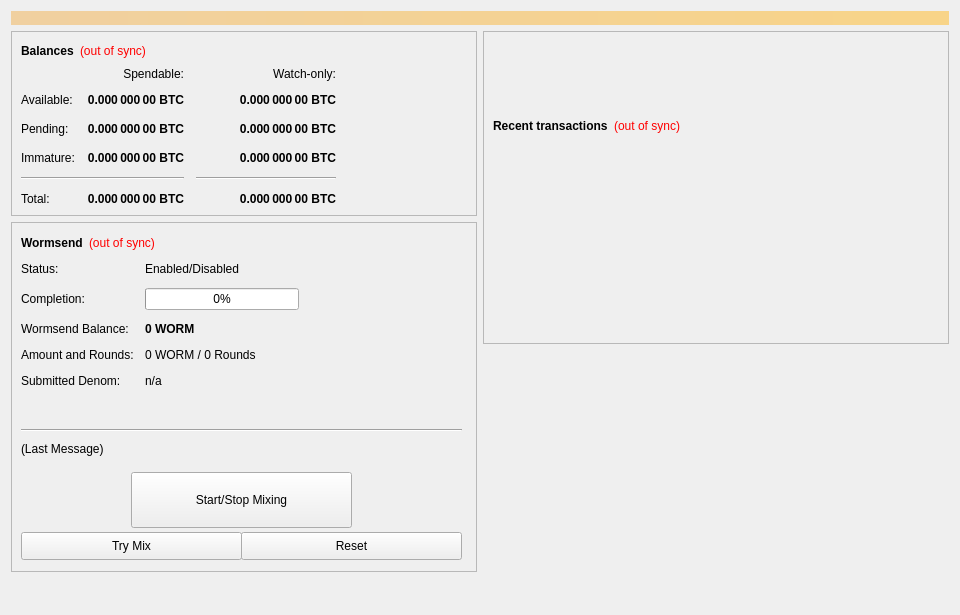
<?xml version="1.0" encoding="UTF-8"?>
<ui version="4.0">
 <class>SmartTokenConfig</class>
 <widget class="QWidget" name="SmartTokenConfig">
  <property name="geometry">
   <rect>
    <x>0</x>
    <y>0</y>
    <width>960</width>
    <height>615</height>
   </rect>
  </property>
  <property name="minimumSize">
   <size>
    <width>960</width>
    <height>0</height>
   </size>
  </property>
  <property name="windowTitle">
   <string>Form</string>
  </property>
  <layout class="QVBoxLayout" name="topLayout">
   <item>
    <widget class="QLabel" name="labelAlerts">
     <property name="visible">
      <bool>false</bool>
     </property>
     <property name="styleSheet">
      <string notr="true">background-color: qlineargradient(x1: 0, y1: 0, x2: 1, y2: 0, stop:0 #F0D0A0, stop:1 #F8D488); color:#000000;</string>
     </property>
     <property name="wordWrap">
      <bool>true</bool>
     </property>
     <property name="margin">
      <number>3</number>
     </property>
    </widget>
   </item>
   <item>
    <layout class="QHBoxLayout" name="horizontalLayout" stretch="1,1">
     <item>
      <layout class="QVBoxLayout" name="verticalLayout_2">
       <item>
        <widget class="QFrame" name="frame">
         <property name="frameShape">
          <enum>QFrame::StyledPanel</enum>
         </property>
         <property name="frameShadow">
          <enum>QFrame::Raised</enum>
         </property>
         <layout class="QVBoxLayout" name="verticalLayout_4">
          <item>
           <layout class="QHBoxLayout" name="horizontalLayout_4">
            <item>
             <widget class="QLabel" name="label_5">
              <property name="font">
               <font>
                <weight>75</weight>
                <bold>true</bold>
               </font>
              </property>
              <property name="text">
               <string>Balances</string>
              </property>
             </widget>
            </item>
            <item>
             <widget class="QLabel" name="labelWalletStatus">
              <property name="cursor">
               <cursorShape>WhatsThisCursor</cursorShape>
              </property>
              <property name="toolTip">
               <string>The displayed information may be out of date. Your wallet automatically synchronizes with the WORM network after a connection is established, but this process has not completed yet.</string>
              </property>
              <property name="styleSheet">
               <string notr="true">QLabel { color: red; }</string>
              </property>
              <property name="text">
               <string notr="true">(out of sync)</string>
              </property>
              <property name="alignment">
               <set>Qt::AlignLeading|Qt::AlignLeft|Qt::AlignVCenter</set>
              </property>
             </widget>
            </item>
            <item>
             <spacer name="horizontalSpacer_3">
              <property name="orientation">
               <enum>Qt::Horizontal</enum>
              </property>
              <property name="sizeHint" stdset="0">
               <size>
                <width>40</width>
                <height>20</height>
               </size>
              </property>
             </spacer>
            </item>
           </layout>
          </item>
          <item>
           <layout class="QGridLayout" name="gridLayout">
            <property name="spacing">
             <number>12</number>
            </property>
            <item row="2" column="2">
             <widget class="QLabel" name="labelWatchPending">
              <property name="font">
               <font>
                <weight>75</weight>
                <bold>true</bold>
               </font>
              </property>
              <property name="cursor">
               <cursorShape>IBeamCursor</cursorShape>
              </property>
              <property name="toolTip">
               <string>Unconfirmed transactions to watch-only addresses</string>
              </property>
              <property name="text">
               <string notr="true">0.000 000 00 BTC</string>
              </property>
              <property name="alignment">
               <set>Qt::AlignRight|Qt::AlignTrailing|Qt::AlignVCenter</set>
              </property>
              <property name="textInteractionFlags">
               <set>Qt::LinksAccessibleByMouse|Qt::TextSelectableByKeyboard|Qt::TextSelectableByMouse</set>
              </property>
             </widget>
            </item>
            <item row="2" column="1">
             <widget class="QLabel" name="labelUnconfirmed">
              <property name="font">
               <font>
                <weight>75</weight>
                <bold>true</bold>
               </font>
              </property>
              <property name="cursor">
               <cursorShape>IBeamCursor</cursorShape>
              </property>
              <property name="toolTip">
               <string>Total of transactions that have yet to be confirmed, and do not yet count toward the spendable balance</string>
              </property>
              <property name="text">
               <string notr="true">0.000 000 00 BTC</string>
              </property>
              <property name="alignment">
               <set>Qt::AlignRight|Qt::AlignTrailing|Qt::AlignVCenter</set>
              </property>
              <property name="textInteractionFlags">
               <set>Qt::LinksAccessibleByMouse|Qt::TextSelectableByKeyboard|Qt::TextSelectableByMouse</set>
              </property>
             </widget>
            </item>
            <item row="3" column="2">
             <widget class="QLabel" name="labelWatchImmature">
              <property name="font">
               <font>
                <weight>75</weight>
                <bold>true</bold>
               </font>
              </property>
              <property name="cursor">
               <cursorShape>IBeamCursor</cursorShape>
              </property>
              <property name="toolTip">
               <string>Staked or masternode rewards in watch-only addresses that has not yet matured</string>
              </property>
              <property name="text">
               <string notr="true">0.000 000 00 BTC</string>
              </property>
              <property name="alignment">
               <set>Qt::AlignRight|Qt::AlignTrailing|Qt::AlignVCenter</set>
              </property>
              <property name="textInteractionFlags">
               <set>Qt::LinksAccessibleByMouse|Qt::TextSelectableByKeyboard|Qt::TextSelectableByMouse</set>
              </property>
             </widget>
            </item>
            <item row="4" column="0" colspan="2">
             <widget class="Line" name="lineSpendableBalance">
              <property name="orientation">
               <enum>Qt::Horizontal</enum>
              </property>
             </widget>
            </item>
            <item row="4" column="2">
             <widget class="Line" name="lineWatchBalance">
              <property name="sizePolicy">
               <sizepolicy hsizetype="Preferred" vsizetype="Fixed">
                <horstretch>0</horstretch>
                <verstretch>0</verstretch>
               </sizepolicy>
              </property>
              <property name="minimumSize">
               <size>
                <width>140</width>
                <height>0</height>
               </size>
              </property>
              <property name="orientation">
               <enum>Qt::Horizontal</enum>
              </property>
             </widget>
            </item>
            <item row="5" column="0">
             <widget class="QLabel" name="labelTotalText">
              <property name="text">
               <string>Total:</string>
              </property>
             </widget>
            </item>
            <item row="3" column="1">
             <widget class="QLabel" name="labelImmature">
              <property name="font">
               <font>
                <weight>75</weight>
                <bold>true</bold>
               </font>
              </property>
              <property name="cursor">
               <cursorShape>IBeamCursor</cursorShape>
              </property>
              <property name="toolTip">
               <string>Staked or masternode rewards that has not yet matured</string>
              </property>
              <property name="text">
               <string notr="true">0.000 000 00 BTC</string>
              </property>
              <property name="alignment">
               <set>Qt::AlignRight|Qt::AlignTrailing|Qt::AlignVCenter</set>
              </property>
              <property name="textInteractionFlags">
               <set>Qt::LinksAccessibleByMouse|Qt::TextSelectableByKeyboard|Qt::TextSelectableByMouse</set>
              </property>
             </widget>
            </item>
            <item row="2" column="3">
             <spacer name="horizontalSpacer_2">
              <property name="orientation">
               <enum>Qt::Horizontal</enum>
              </property>
              <property name="sizeHint" stdset="0">
               <size>
                <width>40</width>
                <height>20</height>
               </size>
              </property>
             </spacer>
            </item>
            <item row="3" column="0">
             <widget class="QLabel" name="labelImmatureText">
              <property name="text">
               <string>Immature:</string>
              </property>
             </widget>
            </item>
            <item row="5" column="1">
             <widget class="QLabel" name="labelTotal">
              <property name="font">
               <font>
                <weight>75</weight>
                <bold>true</bold>
               </font>
              </property>
              <property name="cursor">
               <cursorShape>IBeamCursor</cursorShape>
              </property>
              <property name="toolTip">
               <string>Your current total balance</string>
              </property>
              <property name="text">
               <string notr="true">0.000 000 00 BTC</string>
              </property>
              <property name="alignment">
               <set>Qt::AlignRight|Qt::AlignTrailing|Qt::AlignVCenter</set>
              </property>
              <property name="textInteractionFlags">
               <set>Qt::LinksAccessibleByMouse|Qt::TextSelectableByKeyboard|Qt::TextSelectableByMouse</set>
              </property>
             </widget>
            </item>
            <item row="5" column="2">
             <widget class="QLabel" name="labelWatchTotal">
              <property name="font">
               <font>
                <weight>75</weight>
                <bold>true</bold>
               </font>
              </property>
              <property name="cursor">
               <cursorShape>IBeamCursor</cursorShape>
              </property>
              <property name="toolTip">
               <string>Current total balance in watch-only addresses</string>
              </property>
              <property name="text">
               <string notr="true">0.000 000 00 BTC</string>
              </property>
              <property name="alignment">
               <set>Qt::AlignRight|Qt::AlignTrailing|Qt::AlignVCenter</set>
              </property>
              <property name="textInteractionFlags">
               <set>Qt::LinksAccessibleByMouse|Qt::TextSelectableByKeyboard|Qt::TextSelectableByMouse</set>
              </property>
             </widget>
            </item>
            <item row="0" column="2">
             <widget class="QLabel" name="labelWatchonly">
              <property name="text">
               <string>Watch-only:</string>
              </property>
              <property name="alignment">
               <set>Qt::AlignRight|Qt::AlignTrailing|Qt::AlignVCenter</set>
              </property>
             </widget>
            </item>
            <item row="1" column="0">
             <widget class="QLabel" name="labelBalanceText">
              <property name="text">
               <string>Available:</string>
              </property>
             </widget>
            </item>
            <item row="1" column="1">
             <widget class="QLabel" name="labelBalance">
              <property name="font">
               <font>
                <weight>75</weight>
                <bold>true</bold>
               </font>
              </property>
              <property name="cursor">
               <cursorShape>IBeamCursor</cursorShape>
              </property>
              <property name="toolTip">
               <string>Your current spendable balance</string>
              </property>
              <property name="text">
               <string notr="true">0.000 000 00 BTC</string>
              </property>
              <property name="alignment">
               <set>Qt::AlignRight|Qt::AlignTrailing|Qt::AlignVCenter</set>
              </property>
              <property name="textInteractionFlags">
               <set>Qt::LinksAccessibleByMouse|Qt::TextSelectableByKeyboard|Qt::TextSelectableByMouse</set>
              </property>
             </widget>
            </item>
            <item row="1" column="2">
             <widget class="QLabel" name="labelWatchAvailable">
              <property name="font">
               <font>
                <weight>75</weight>
                <bold>true</bold>
               </font>
              </property>
              <property name="cursor">
               <cursorShape>IBeamCursor</cursorShape>
              </property>
              <property name="toolTip">
               <string>Your current balance in watch-only addresses</string>
              </property>
              <property name="text">
               <string notr="true">0.000 000 00 BTC</string>
              </property>
              <property name="alignment">
               <set>Qt::AlignRight|Qt::AlignTrailing|Qt::AlignVCenter</set>
              </property>
              <property name="textInteractionFlags">
               <set>Qt::LinksAccessibleByMouse|Qt::TextSelectableByKeyboard|Qt::TextSelectableByMouse</set>
              </property>
             </widget>
            </item>
            <item row="2" column="0">
             <widget class="QLabel" name="labelPendingText">
              <property name="text">
               <string>Pending:</string>
              </property>
             </widget>
            </item>
            <item row="0" column="1">
             <widget class="QLabel" name="labelSpendable">
              <property name="text">
               <string>Spendable:</string>
              </property>
              <property name="alignment">
               <set>Qt::AlignRight|Qt::AlignTrailing|Qt::AlignVCenter</set>
              </property>
             </widget>
            </item>
           </layout>
          </item>
         </layout>
        </widget>
       </item>
       <item>
        <widget class="QFrame" name="frameObfuscation">
         <property name="minimumSize">
          <size>
           <width>0</width>
           <height>350</height>
          </size>
         </property>
         <property name="layoutDirection">
          <enum>Qt::LeftToRight</enum>
         </property>
         <property name="frameShape">
          <enum>QFrame::StyledPanel</enum>
         </property>
         <property name="frameShadow">
          <enum>QFrame::Raised</enum>
         </property>
         <widget class="QWidget" name="formLayoutWidget">
          <property name="geometry">
           <rect>
            <x>10</x>
            <y>40</y>
            <width>451</width>
            <height>161</height>
           </rect>
          </property>
          <layout class="QFormLayout" name="formLayout">
           <property name="fieldGrowthPolicy">
            <enum>QFormLayout::AllNonFixedFieldsGrow</enum>
           </property>
           <property name="horizontalSpacing">
            <number>11</number>
           </property>
           <property name="verticalSpacing">
            <number>12</number>
           </property>
           <item row="0" column="0">
            <widget class="QLabel" name="label_6">
             <property name="text">
              <string>Status:</string>
             </property>
            </widget>
           </item>
           <item row="1" column="0">
            <widget class="QLabel" name="label_7">
             <property name="text">
              <string>Completion:</string>
             </property>
            </widget>
           </item>
           <item row="1" column="1">
            <widget class="QProgressBar" name="obfuscationProgress">
             <property name="maximumSize">
              <size>
               <width>154</width>
               <height>16777215</height>
              </size>
             </property>
             <property name="value">
              <number>0</number>
             </property>
            </widget>
           </item>
           <item row="2" column="0">
            <widget class="QLabel" name="labelAnonymizedText">
             <property name="text">
              <string>Wormsend Balance:</string>
             </property>
            </widget>
           </item>
           <item row="2" column="1">
            <widget class="QLabel" name="labelAnonymized">
             <property name="font">
              <font>
               <weight>75</weight>
               <bold>true</bold>
              </font>
             </property>
             <property name="text">
              <string notr="true">0 WORM</string>
             </property>
            </widget>
           </item>
           <item row="3" column="0">
            <widget class="QLabel" name="label_8">
             <property name="text">
              <string>Amount and Rounds:</string>
             </property>
            </widget>
           </item>
           <item row="3" column="1">
            <widget class="QLabel" name="labelAmountRounds">
             <property name="text">
              <string>0 WORM / 0 Rounds</string>
             </property>
            </widget>
           </item>
           <item row="4" column="0">
            <widget class="QLabel" name="label_9">
             <property name="text">
              <string>Submitted Denom:</string>
             </property>
            </widget>
           </item>
           <item row="4" column="1">
            <widget class="QLabel" name="labelSubmittedDenom">
             <property name="toolTip">
              <string>The denominations you submitted to the Masternode.&lt;br&gt;To mix, other users must submit the exact same denominations.</string>
             </property>
             <property name="text">
              <string>n/a</string>
             </property>
            </widget>
           </item>
           <item row="0" column="1">
            <widget class="QLabel" name="WormsendEnabled">
             <property name="text">
              <string>Enabled/Disabled</string>
             </property>
            </widget>
           </item>
          </layout>
         </widget>
         <widget class="QPushButton" name="runAutoDenom">
          <property name="geometry">
           <rect>
            <x>251</x>
            <y>17</y>
            <width>1</width>
            <height>1</height>
           </rect>
          </property>
          <property name="palette">
           <palette>
            <active>
             <colorrole role="WindowText">
              <brush brushstyle="SolidPattern">
               <color alpha="255">
                <red>0</red>
                <green>0</green>
                <blue>0</blue>
               </color>
              </brush>
             </colorrole>
             <colorrole role="Button">
              <brush brushstyle="SolidPattern">
               <color alpha="255">
                <red>239</red>
                <green>238</green>
                <blue>238</blue>
               </color>
              </brush>
             </colorrole>
             <colorrole role="Light">
              <brush brushstyle="SolidPattern">
               <color alpha="255">
                <red>255</red>
                <green>255</green>
                <blue>255</blue>
               </color>
              </brush>
             </colorrole>
             <colorrole role="Midlight">
              <brush brushstyle="SolidPattern">
               <color alpha="255">
                <red>247</red>
                <green>246</green>
                <blue>246</blue>
               </color>
              </brush>
             </colorrole>
             <colorrole role="Dark">
              <brush brushstyle="SolidPattern">
               <color alpha="255">
                <red>119</red>
                <green>119</green>
                <blue>119</blue>
               </color>
              </brush>
             </colorrole>
             <colorrole role="Mid">
              <brush brushstyle="SolidPattern">
               <color alpha="255">
                <red>159</red>
                <green>159</green>
                <blue>159</blue>
               </color>
              </brush>
             </colorrole>
             <colorrole role="Text">
              <brush brushstyle="SolidPattern">
               <color alpha="255">
                <red>0</red>
                <green>0</green>
                <blue>0</blue>
               </color>
              </brush>
             </colorrole>
             <colorrole role="BrightText">
              <brush brushstyle="SolidPattern">
               <color alpha="255">
                <red>255</red>
                <green>255</green>
                <blue>255</blue>
               </color>
              </brush>
             </colorrole>
             <colorrole role="ButtonText">
              <brush brushstyle="SolidPattern">
               <color alpha="255">
                <red>0</red>
                <green>0</green>
                <blue>0</blue>
               </color>
              </brush>
             </colorrole>
             <colorrole role="Base">
              <brush brushstyle="SolidPattern">
               <color alpha="255">
                <red>255</red>
                <green>255</green>
                <blue>255</blue>
               </color>
              </brush>
             </colorrole>
             <colorrole role="Window">
              <brush brushstyle="SolidPattern">
               <color alpha="255">
                <red>239</red>
                <green>238</green>
                <blue>238</blue>
               </color>
              </brush>
             </colorrole>
             <colorrole role="Shadow">
              <brush brushstyle="SolidPattern">
               <color alpha="255">
                <red>0</red>
                <green>0</green>
                <blue>0</blue>
               </color>
              </brush>
             </colorrole>
             <colorrole role="AlternateBase">
              <brush brushstyle="SolidPattern">
               <color alpha="255">
                <red>247</red>
                <green>246</green>
                <blue>246</blue>
               </color>
              </brush>
             </colorrole>
             <colorrole role="ToolTipBase">
              <brush brushstyle="SolidPattern">
               <color alpha="255">
                <red>255</red>
                <green>255</green>
                <blue>220</blue>
               </color>
              </brush>
             </colorrole>
             <colorrole role="ToolTipText">
              <brush brushstyle="SolidPattern">
               <color alpha="255">
                <red>0</red>
                <green>0</green>
                <blue>0</blue>
               </color>
              </brush>
             </colorrole>
            </active>
            <inactive>
             <colorrole role="WindowText">
              <brush brushstyle="SolidPattern">
               <color alpha="255">
                <red>0</red>
                <green>0</green>
                <blue>0</blue>
               </color>
              </brush>
             </colorrole>
             <colorrole role="Button">
              <brush brushstyle="SolidPattern">
               <color alpha="255">
                <red>239</red>
                <green>238</green>
                <blue>238</blue>
               </color>
              </brush>
             </colorrole>
             <colorrole role="Light">
              <brush brushstyle="SolidPattern">
               <color alpha="255">
                <red>255</red>
                <green>255</green>
                <blue>255</blue>
               </color>
              </brush>
             </colorrole>
             <colorrole role="Midlight">
              <brush brushstyle="SolidPattern">
               <color alpha="255">
                <red>247</red>
                <green>246</green>
                <blue>246</blue>
               </color>
              </brush>
             </colorrole>
             <colorrole role="Dark">
              <brush brushstyle="SolidPattern">
               <color alpha="255">
                <red>119</red>
                <green>119</green>
                <blue>119</blue>
               </color>
              </brush>
             </colorrole>
             <colorrole role="Mid">
              <brush brushstyle="SolidPattern">
               <color alpha="255">
                <red>159</red>
                <green>159</green>
                <blue>159</blue>
               </color>
              </brush>
             </colorrole>
             <colorrole role="Text">
              <brush brushstyle="SolidPattern">
               <color alpha="255">
                <red>0</red>
                <green>0</green>
                <blue>0</blue>
               </color>
              </brush>
             </colorrole>
             <colorrole role="BrightText">
              <brush brushstyle="SolidPattern">
               <color alpha="255">
                <red>255</red>
                <green>255</green>
                <blue>255</blue>
               </color>
              </brush>
             </colorrole>
             <colorrole role="ButtonText">
              <brush brushstyle="SolidPattern">
               <color alpha="255">
                <red>0</red>
                <green>0</green>
                <blue>0</blue>
               </color>
              </brush>
             </colorrole>
             <colorrole role="Base">
              <brush brushstyle="SolidPattern">
               <color alpha="255">
                <red>255</red>
                <green>255</green>
                <blue>255</blue>
               </color>
              </brush>
             </colorrole>
             <colorrole role="Window">
              <brush brushstyle="SolidPattern">
               <color alpha="255">
                <red>239</red>
                <green>238</green>
                <blue>238</blue>
               </color>
              </brush>
             </colorrole>
             <colorrole role="Shadow">
              <brush brushstyle="SolidPattern">
               <color alpha="255">
                <red>0</red>
                <green>0</green>
                <blue>0</blue>
               </color>
              </brush>
             </colorrole>
             <colorrole role="AlternateBase">
              <brush brushstyle="SolidPattern">
               <color alpha="255">
                <red>247</red>
                <green>246</green>
                <blue>246</blue>
               </color>
              </brush>
             </colorrole>
             <colorrole role="ToolTipBase">
              <brush brushstyle="SolidPattern">
               <color alpha="255">
                <red>255</red>
                <green>255</green>
                <blue>220</blue>
               </color>
              </brush>
             </colorrole>
             <colorrole role="ToolTipText">
              <brush brushstyle="SolidPattern">
               <color alpha="255">
                <red>0</red>
                <green>0</green>
                <blue>0</blue>
               </color>
              </brush>
             </colorrole>
            </inactive>
            <disabled>
             <colorrole role="WindowText">
              <brush brushstyle="SolidPattern">
               <color alpha="255">
                <red>119</red>
                <green>119</green>
                <blue>119</blue>
               </color>
              </brush>
             </colorrole>
             <colorrole role="Button">
              <brush brushstyle="SolidPattern">
               <color alpha="255">
                <red>239</red>
                <green>238</green>
                <blue>238</blue>
               </color>
              </brush>
             </colorrole>
             <colorrole role="Light">
              <brush brushstyle="SolidPattern">
               <color alpha="255">
                <red>255</red>
                <green>255</green>
                <blue>255</blue>
               </color>
              </brush>
             </colorrole>
             <colorrole role="Midlight">
              <brush brushstyle="SolidPattern">
               <color alpha="255">
                <red>247</red>
                <green>246</green>
                <blue>246</blue>
               </color>
              </brush>
             </colorrole>
             <colorrole role="Dark">
              <brush brushstyle="SolidPattern">
               <color alpha="255">
                <red>119</red>
                <green>119</green>
                <blue>119</blue>
               </color>
              </brush>
             </colorrole>
             <colorrole role="Mid">
              <brush brushstyle="SolidPattern">
               <color alpha="255">
                <red>159</red>
                <green>159</green>
                <blue>159</blue>
               </color>
              </brush>
             </colorrole>
             <colorrole role="Text">
              <brush brushstyle="SolidPattern">
               <color alpha="255">
                <red>119</red>
                <green>119</green>
                <blue>119</blue>
               </color>
              </brush>
             </colorrole>
             <colorrole role="BrightText">
              <brush brushstyle="SolidPattern">
               <color alpha="255">
                <red>255</red>
                <green>255</green>
                <blue>255</blue>
               </color>
              </brush>
             </colorrole>
             <colorrole role="ButtonText">
              <brush brushstyle="SolidPattern">
               <color alpha="255">
                <red>119</red>
                <green>119</green>
                <blue>119</blue>
               </color>
              </brush>
             </colorrole>
             <colorrole role="Base">
              <brush brushstyle="SolidPattern">
               <color alpha="255">
                <red>239</red>
                <green>238</green>
                <blue>238</blue>
               </color>
              </brush>
             </colorrole>
             <colorrole role="Window">
              <brush brushstyle="SolidPattern">
               <color alpha="255">
                <red>239</red>
                <green>238</green>
                <blue>238</blue>
               </color>
              </brush>
             </colorrole>
             <colorrole role="Shadow">
              <brush brushstyle="SolidPattern">
               <color alpha="255">
                <red>0</red>
                <green>0</green>
                <blue>0</blue>
               </color>
              </brush>
             </colorrole>
             <colorrole role="AlternateBase">
              <brush brushstyle="SolidPattern">
               <color alpha="255">
                <red>239</red>
                <green>238</green>
                <blue>238</blue>
               </color>
              </brush>
             </colorrole>
             <colorrole role="ToolTipBase">
              <brush brushstyle="SolidPattern">
               <color alpha="255">
                <red>255</red>
                <green>255</green>
                <blue>220</blue>
               </color>
              </brush>
             </colorrole>
             <colorrole role="ToolTipText">
              <brush brushstyle="SolidPattern">
               <color alpha="255">
                <red>0</red>
                <green>0</green>
                <blue>0</blue>
               </color>
              </brush>
             </colorrole>
            </disabled>
           </palette>
          </property>
          <property name="focusPolicy">
           <enum>Qt::NoFocus</enum>
          </property>
          <property name="autoFillBackground">
           <bool>true</bool>
          </property>
          <property name="text">
           <string/>
          </property>
          <property name="flat">
           <bool>true</bool>
          </property>
         </widget>
         <widget class="QPushButton" name="toggleObfuscation">
          <property name="geometry">
           <rect>
            <x>120</x>
            <y>250</y>
            <width>221</width>
            <height>56</height>
           </rect>
          </property>
          <property name="sizePolicy">
           <sizepolicy hsizetype="MinimumExpanding" vsizetype="Fixed">
            <horstretch>0</horstretch>
            <verstretch>0</verstretch>
           </sizepolicy>
          </property>
          <property name="text">
           <string>Start/Stop Mixing</string>
          </property>
         </widget>
         <widget class="Line" name="lineLastMessage">
          <property name="geometry">
           <rect>
            <x>10</x>
            <y>200</y>
            <width>441</width>
            <height>16</height>
           </rect>
          </property>
          <property name="orientation">
           <enum>Qt::Horizontal</enum>
          </property>
         </widget>
         <widget class="QLabel" name="WormsendStatus">
          <property name="geometry">
           <rect>
            <x>10</x>
            <y>220</y>
            <width>451</width>
            <height>61</height>
           </rect>
          </property>
          <property name="minimumSize">
           <size>
            <width>288</width>
            <height>43</height>
           </size>
          </property>
          <property name="text">
           <string>(Last Message)</string>
          </property>
          <property name="alignment">
           <set>Qt::AlignLeading|Qt::AlignLeft|Qt::AlignTop</set>
          </property>
          <property name="wordWrap">
           <bool>true</bool>
          </property>
         </widget>
         <widget class="QPushButton" name="obfuscationAuto">
          <property name="geometry">
           <rect>
            <x>10</x>
            <y>310</y>
            <width>221</width>
            <height>28</height>
           </rect>
          </property>
          <property name="sizePolicy">
           <sizepolicy hsizetype="MinimumExpanding" vsizetype="Fixed">
            <horstretch>0</horstretch>
            <verstretch>0</verstretch>
           </sizepolicy>
          </property>
          <property name="toolTip">
           <string>Try to manually submit a Wormsend request.</string>
          </property>
          <property name="text">
           <string>Try Mix</string>
          </property>
         </widget>
         <widget class="QPushButton" name="obfuscationReset">
          <property name="geometry">
           <rect>
            <x>230</x>
            <y>310</y>
            <width>221</width>
            <height>28</height>
           </rect>
          </property>
          <property name="sizePolicy">
           <sizepolicy hsizetype="MinimumExpanding" vsizetype="Fixed">
            <horstretch>0</horstretch>
            <verstretch>0</verstretch>
           </sizepolicy>
          </property>
          <property name="toolTip">
           <string>Reset the current status of Wormsend (can interrupt Wormsend if it's in the process of Mixing, which can cost you money!)</string>
          </property>
          <property name="autoFillBackground">
           <bool>false</bool>
          </property>
          <property name="text">
           <string>Reset</string>
          </property>
         </widget>
         <widget class="QWidget" name="layoutWidget">
          <property name="geometry">
           <rect>
            <x>10</x>
            <y>10</y>
            <width>431</width>
            <height>22</height>
           </rect>
          </property>
          <layout class="QHBoxLayout" name="horizontalLayout_5">
           <item>
            <widget class="QLabel" name="label_2">
             <property name="font">
              <font>
               <weight>75</weight>
               <bold>true</bold>
              </font>
             </property>
             <property name="text">
              <string>Wormsend</string>
             </property>
            </widget>
           </item>
           <item>
            <widget class="QLabel" name="labelObfuscationSyncStatus">
             <property name="toolTip">
              <string>The displayed information may be out of date. Your wallet automatically synchronizes with the WORM network after a connection is established, but this process has not completed yet.</string>
             </property>
             <property name="styleSheet">
              <string notr="true">QLabel { color: red; }</string>
             </property>
             <property name="text">
              <string notr="true">(out of sync)</string>
             </property>
             <property name="alignment">
              <set>Qt::AlignLeading|Qt::AlignLeft|Qt::AlignVCenter</set>
             </property>
            </widget>
           </item>
           <item>
            <spacer name="horizontalSpacer_4">
             <property name="orientation">
              <enum>Qt::Horizontal</enum>
             </property>
             <property name="sizeHint" stdset="0">
              <size>
               <width>40</width>
               <height>20</height>
              </size>
             </property>
            </spacer>
           </item>
          </layout>
         </widget>
        </widget>
       </item>
       <item>
        <spacer name="verticalSpacer">
         <property name="orientation">
          <enum>Qt::Vertical</enum>
         </property>
         <property name="sizeHint" stdset="0">
          <size>
           <width>20</width>
           <height>40</height>
          </size>
         </property>
        </spacer>
       </item>
      </layout>
     </item>
     <item>
      <layout class="QVBoxLayout" name="verticalLayout_3">
       <item>
        <widget class="QFrame" name="frame_2">
         <property name="frameShape">
          <enum>QFrame::StyledPanel</enum>
         </property>
         <property name="frameShadow">
          <enum>QFrame::Raised</enum>
         </property>
         <layout class="QVBoxLayout" name="verticalLayout">
          <item>
           <spacer name="verticalSpacer_3">
            <property name="orientation">
             <enum>Qt::Vertical</enum>
            </property>
            <property name="sizeType">
             <enum>QSizePolicy::Fixed</enum>
            </property>
            <property name="sizeHint" stdset="0">
             <size>
              <width>20</width>
              <height>75</height>
             </size>
            </property>
           </spacer>
          </item>
          <item>
           <layout class="QHBoxLayout" name="horizontalLayout_2">
            <item>
             <widget class="QLabel" name="label_4">
              <property name="font">
               <font>
                <weight>75</weight>
                <bold>true</bold>
               </font>
              </property>
              <property name="text">
               <string>Recent transactions</string>
              </property>
             </widget>
            </item>
            <item>
             <widget class="QLabel" name="labelTransactionsStatus">
              <property name="cursor">
               <cursorShape>WhatsThisCursor</cursorShape>
              </property>
              <property name="toolTip">
               <string>The displayed information may be out of date. Your wallet automatically synchronizes with the WORM network after a connection is established, but this process has not completed yet.</string>
              </property>
              <property name="styleSheet">
               <string notr="true">QLabel { color: red; }</string>
              </property>
              <property name="text">
               <string notr="true">(out of sync)</string>
              </property>
              <property name="alignment">
               <set>Qt::AlignRight|Qt::AlignTrailing|Qt::AlignVCenter</set>
              </property>
             </widget>
            </item>
            <item>
             <spacer name="horizontalSpacer">
              <property name="orientation">
               <enum>Qt::Horizontal</enum>
              </property>
              <property name="sizeHint" stdset="0">
               <size>
                <width>40</width>
                <height>20</height>
               </size>
              </property>
             </spacer>
            </item>
           </layout>
          </item>
          <item>
           <widget class="QListView" name="listTransactions">
            <property name="styleSheet">
             <string notr="true">QListView { background: transparent; }</string>
            </property>
            <property name="frameShape">
             <enum>QFrame::NoFrame</enum>
            </property>
            <property name="verticalScrollBarPolicy">
             <enum>Qt::ScrollBarAlwaysOff</enum>
            </property>
            <property name="horizontalScrollBarPolicy">
             <enum>Qt::ScrollBarAlwaysOff</enum>
            </property>
            <property name="selectionMode">
             <enum>QAbstractItemView::NoSelection</enum>
            </property>
           </widget>
          </item>
         </layout>
        </widget>
       </item>
       <item>
        <spacer name="verticalSpacer_2">
         <property name="orientation">
          <enum>Qt::Vertical</enum>
         </property>
         <property name="sizeType">
          <enum>QSizePolicy::Expanding</enum>
         </property>
         <property name="sizeHint" stdset="0">
          <size>
           <width>20</width>
           <height>40</height>
          </size>
         </property>
        </spacer>
       </item>
      </layout>
     </item>
    </layout>
   </item>
  </layout>
 </widget>
 <resources/>
 <connections/>
</ui>
